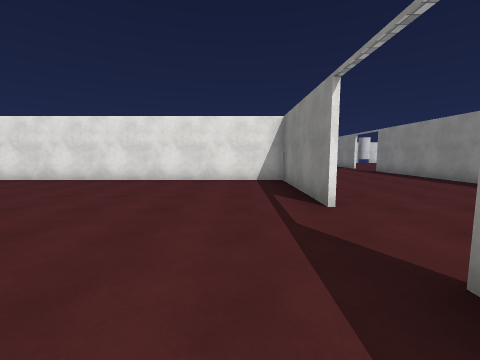
[1] (above)

16 first-person views from a walk through a Unity game level. The camera is 1.4 m above the floor, tilts 6° down and sees 90° across. The floor is counted in squares, 1.8 m on a side. Each view is taken from the middle of a square. On the plan, view 1 faces up. The plan holds only what a view shows up to about 9 squares ahead; the rest is blank. The player is left out. Surface patterns are stand-ins for the level's own textures.

[2]
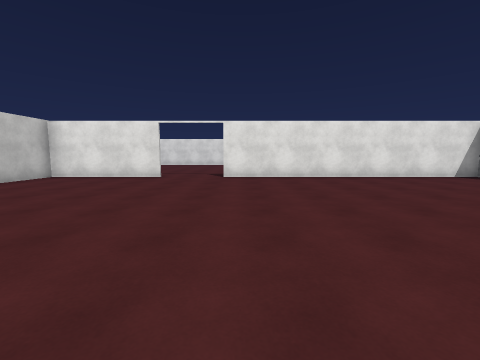

[3]
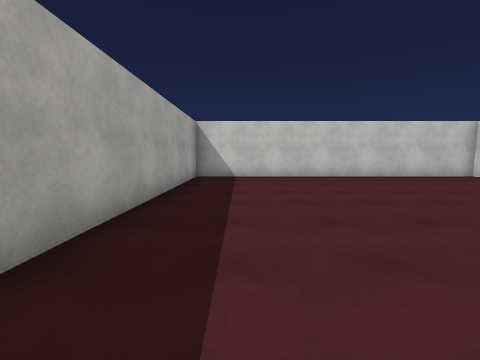

[4]
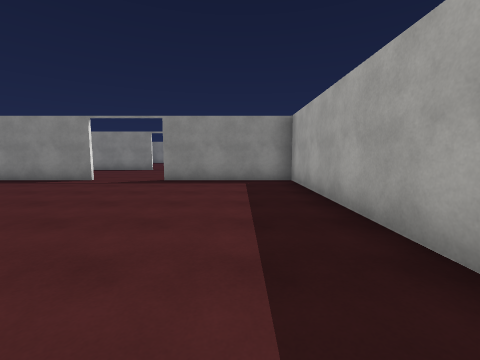

[5]
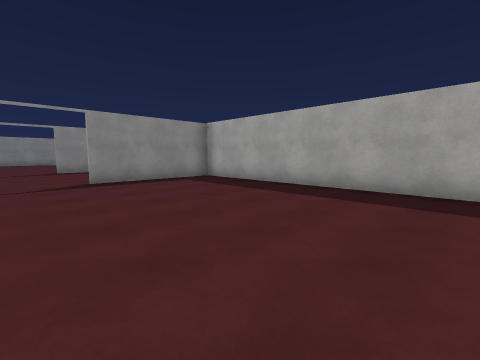

[6]
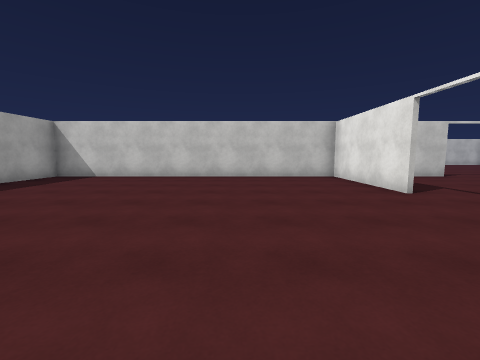

[7]
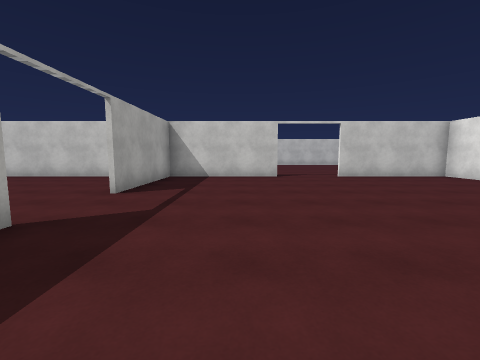

[8]
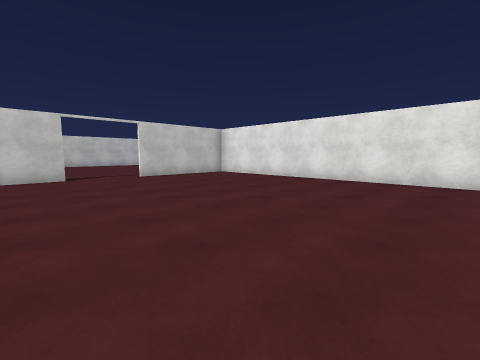

[9]
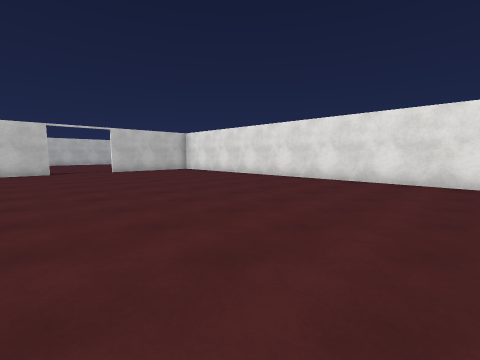

[10]
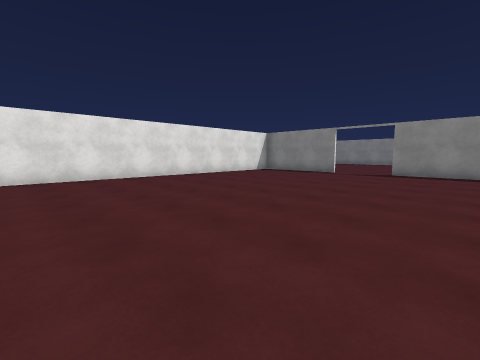

[11]
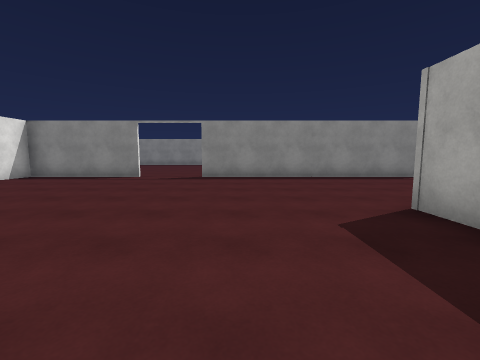

[12]
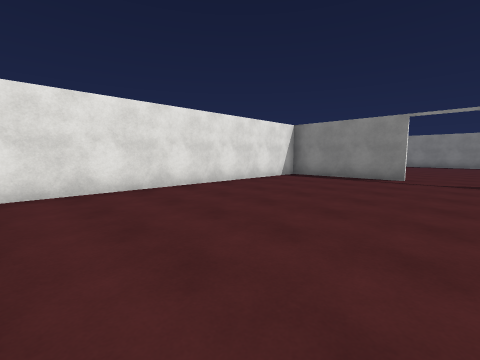

[13]
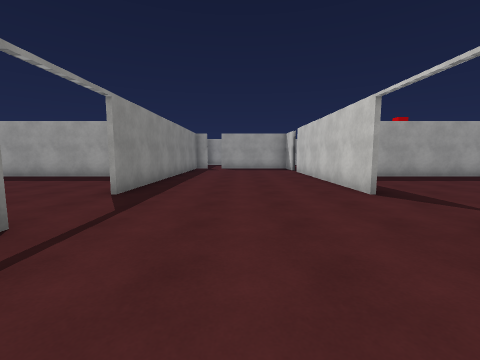

[14]
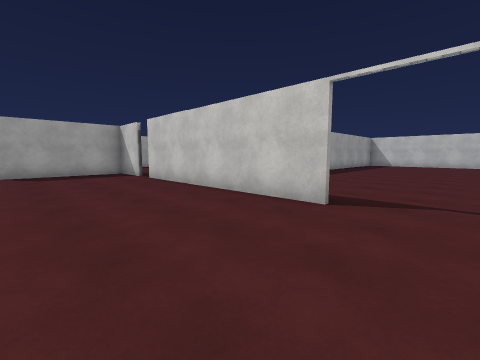

[15]
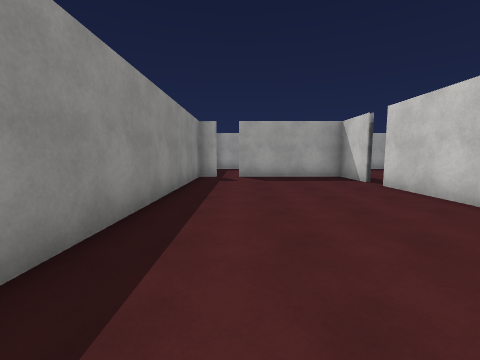

[16]
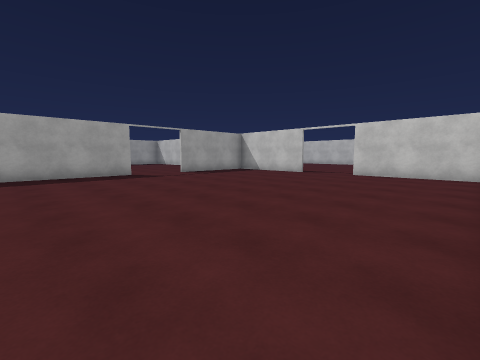

### Floor plan
Ten units are one square. View 1 is at (0, 0); x grows to the right and y downward. Boxes are objects, and circles mark ways between rooms. Rooms are numbered by the first view taken in them; rooms with no view inside come last. Other rooms are left out.
<svg viewBox="-145 -179 214 264">
<path fill="none" stroke="#000" d="M-97 -74 -136 -74M-136 -69 -136 26 13 26 13 -14M13 -35 13 -76M14 -74 -76 -74M4 -75 15 -75M-76 -75 -39 -75M14 -14 14 50M64 -135 64 -174 -105 -174M64 -35 64 -114M-136 -75 -97 -75M-136 -114 -136 -69M-124 -174 -136 -174 -136 -135M14 58 14 75 51 75M58 75 64 75 64 -14"/>
<circle cx="-85" cy="-70" r="3" fill="#2a7"/>
<circle cx="10" cy="-25" r="3" fill="#2a7"/>
<text x="-70" y="-20">1</text>
<text x="-20" y="-90">2</text>
</svg>
Room 1 opens to room 2.

Where each view was taken, in squares from view 1:
view 1: 0 up, 0 right, facing up
view 2: 1 down, 7 left, facing up
view 3: 1 down, 5 left, facing left
view 4: 1 down, 6 left, facing right
view 5: 3 up, 6 left, facing down-right
view 6: 4 up, 5 left, facing left
view 7: 10 up, 5 left, facing left
view 8: 10 up, 5 left, facing up-left
view 9: 10 up, 2 left, facing up-left
view 10: 9 up, 4 left, facing up-right
view 11: 10 up, 2 left, facing right
view 12: 12 up, 2 left, facing up-right
view 13: 6 up, 4 right, facing down
view 14: 3 up, 5 right, facing down-left
view 15: 1 up, 5 right, facing down
view 16: 17 up, 4 left, facing down-left
